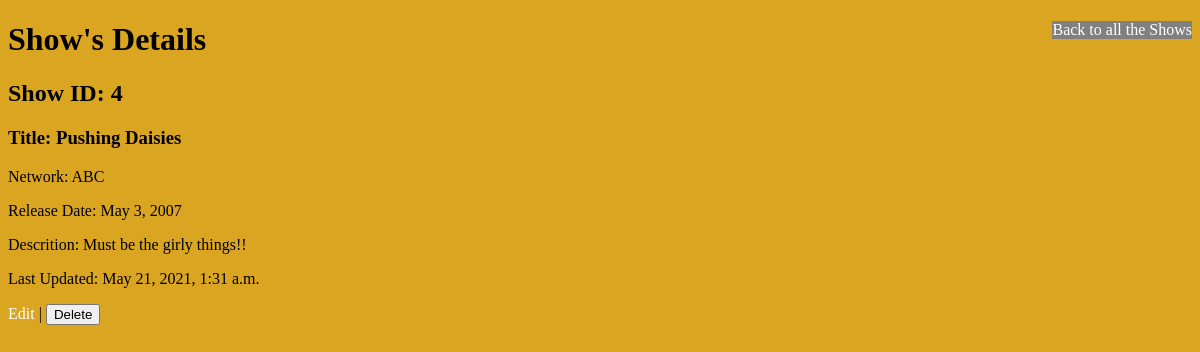
Screenshot of /displayShow/4 with the database file from the repository.
### TVShow_app/models.py (models this page shows)
class Shows(models.Model):
    title = models.CharField(max_length=255)
    network = models.CharField(max_length=45)
    release_date = models.DateField()
    description = models.TextField(default='')
    created_at = models.DateTimeField(auto_now_add=True)
    updated_at = models.DateTimeField(auto_now=True)
    objects = ShowManager()

### TVShow_app/views.py (the view)
# urls.py: path('displayShow/<int:show_id>', views.displayShow),
def displayShow(request, show_id):
    context = {
        'show': Shows.objects.get(id=show_id)
    }
    return render(request, "displayShow.html", context)

### TVShow_app/templates/displayShow.html (shortened to what this page needs)
<!DOCTYPE html>
<html lang="en">
<head>
    {% load static %}
    <link rel='stylesheet' href="{% static 'css/styles.css' %}">
</head>
<body>
    <header>
        <nav class="navbar">
            <a href="/">Back to all the Shows</a>
        </nav>
    </header>
    <h1>Show's Details</h1>
    <div class="container">
        <h2>Show ID: {{ show.id }}</h2>
        <h3>Title: {{ show.title }}</h3>
        <p>Network: {{ show.network }}</p>
        <p>Release Date: {{ show.release_date }}</p>
        <p>Descrition: {{ show.description }}</p>
    </div>
    <p>Last Updated: {{ show.updated_at }}</p>
    <p>
        <a href="/editShow/{{ show.id }}">Edit</a> |
        <a href="/deleteShow/{{ show.id }}"><button>Delete</button></a>
    </p>
</body>
</html>

### TVShow_app/static/css/styles.css (style rules this page uses)
body { background-color: goldenrod; }
.navbar { background-color: gray; color: white; float: right; }
a { text-decoration: none; color: white; }

### rows the page displays
Shows: id "4", title "Pushing Daisies", network "ABC", release_date "May 3, 2007", description "Must be the girly things!!", updated_at "May 21, 2021, 1:31 a.m."
